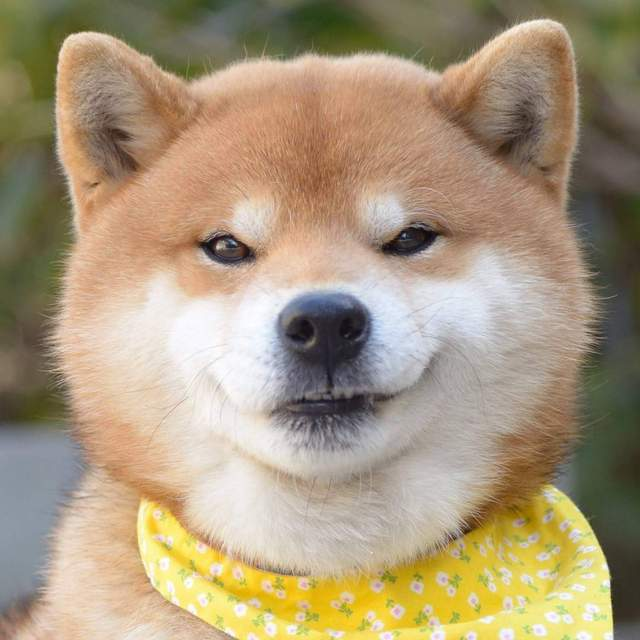
#> input picture 20171108/HW7/qZqZo6SVk6ecq6Q.jpg, 640 x 640 px
$ python 20171108.py
#> lines starting #> are read from the running program, lines starting #| are printed output that depends on the picture
#!/usr/bin/env python3
# -*- coding: utf-8 -*-
"""
Created on Wed Nov  8 18:35:22 2017

@author: Rong
"""


from PIL import Image
from scipy import signal
import numpy as np


def conv2(I,M): #做filtering
    IH,IW = I.shape
    MH,MW = M.shape
    out = np.zeros((IH-MH+1,IW-MW+1)) #新的長跟寬（矩陣）
    for h in range(IH-MH+1): #用兩個for迴圈跑大張原圖
        for w in range(IW-MW+1):
            for y in range(MH): #用y跟x去跑mask
                for x in range(MW): #h,w目前座標 M:權重
                    out[h,w] = out[h,w] + I[h+y,w+x]*M[y,x]
    return out


I = Image.open('qZqZo6SVk6ecq6Q.jpg')
#> I is the input picture: PIL image 640x640 RGB; mean R, G, B 169, 151.9, 124.1
I.show()

data = np.asarray(I)
data2 = np.zeros((640,640,3)).astype('uint8')
#data2[:,:,1] = data[:,:,1]
#data2 = 255 - data

#------------------作業-----------------

#---------------第二題------------------motion filter

M = np.ones((1,20))/20
R = data[:,:,0]
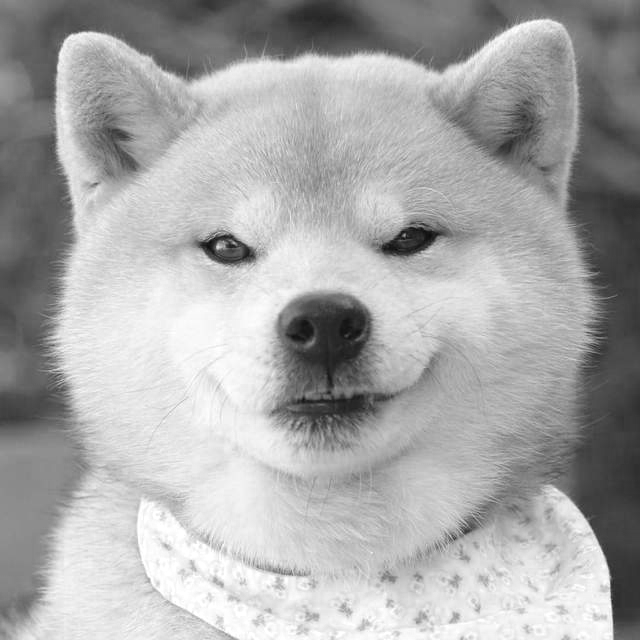
#> R: shape (640, 640); min 10, max 255, mean 169
R2 = signal.convolve2d(R,M,boundary='symm',mode='same')
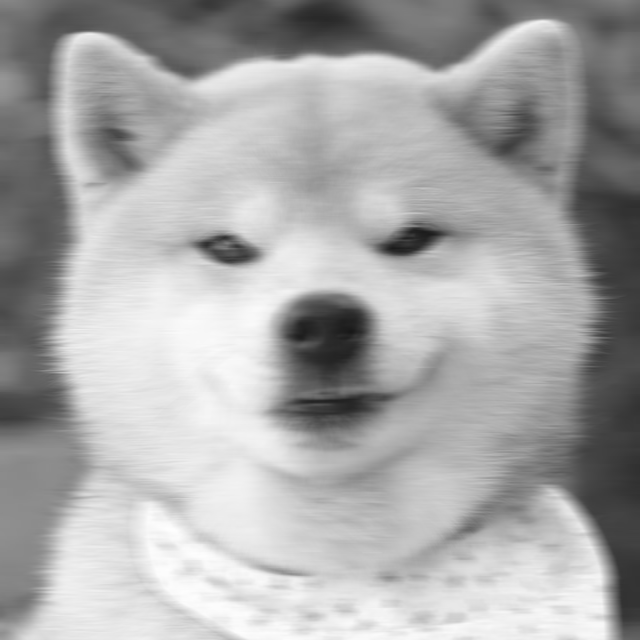
#> R2: shape (640, 640) float64; min 24.1, max 254.4, mean 169

G = data[:,:,1]
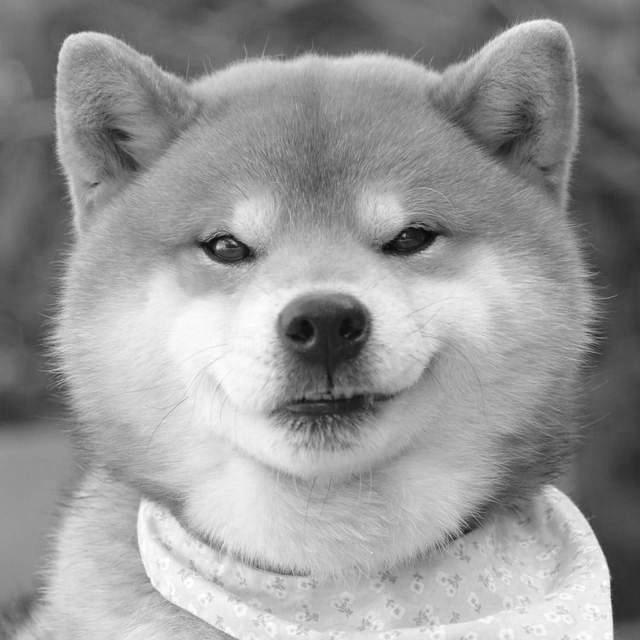
#> G: shape (640, 640); min 0, max 255, mean 151.9
G2 = signal.convolve2d(G,M,boundary='symm',mode='same')
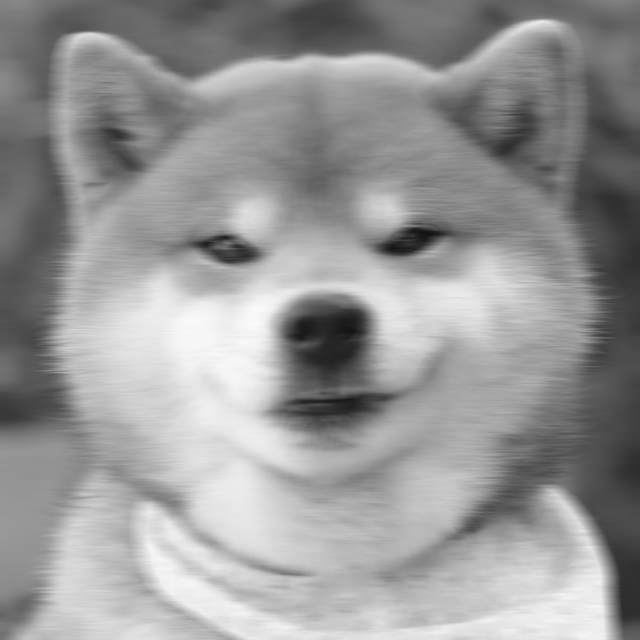
#> G2: shape (640, 640) float64; min 18.9, max 250.9, mean 151.9

B = data[:,:,2]
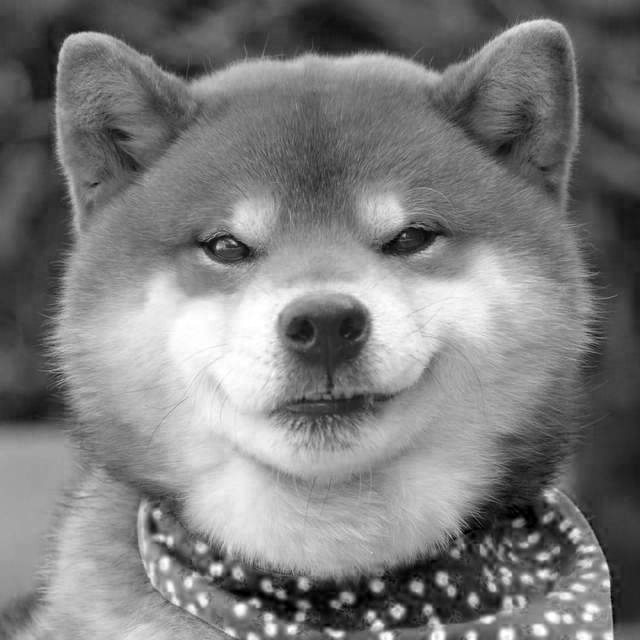
#> B: shape (640, 640); min 0, max 255, mean 124.1
B2 = signal.convolve2d(B,M,boundary='symm',mode='same')
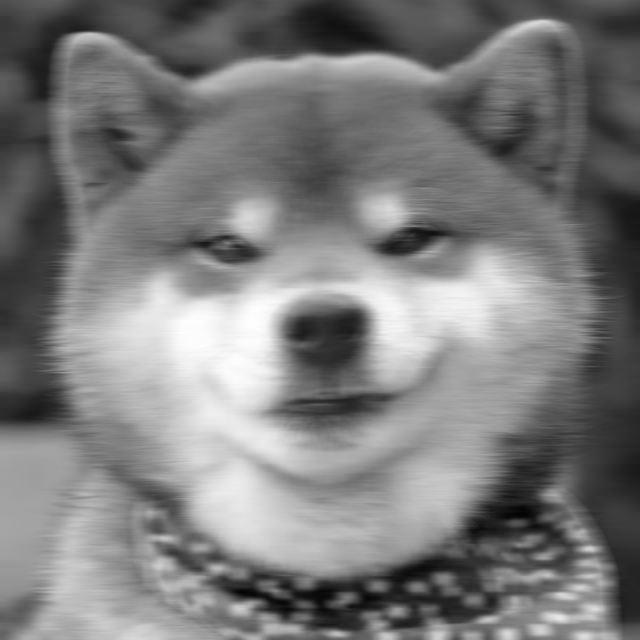
#> B2: shape (640, 640) float64; min 3.55, max 254.9, mean 124.1
data2 = data.copy()
data2[:,:,0] = R2.astype('uint8')
data2[:,:,1] = G2.astype('uint8')
data2[:,:,2] = B2.astype('uint8')
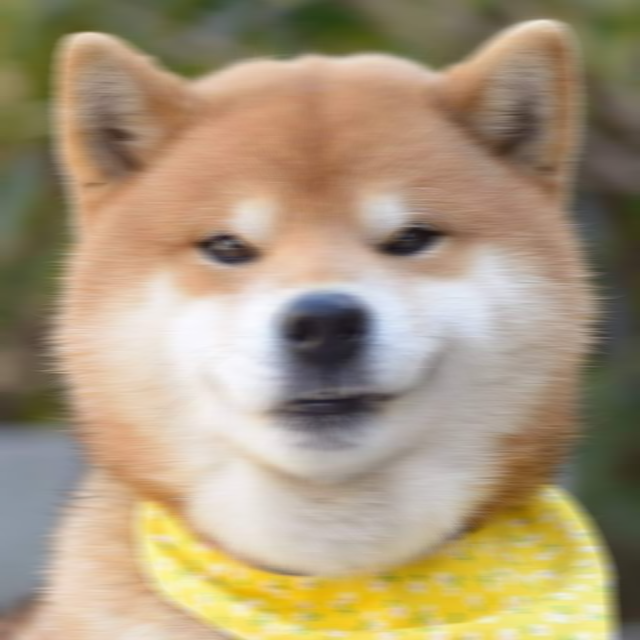
#> data2: shape (640, 640, 3); mean R, G, B 168.5, 151.4, 123.6
I2 = Image.fromarray(data2,'RGB')
I2.show()


#---------------第一題------------------gaussian filter
"""
x, y = np.meshgrid(np.linspace(-1,1,10), np.linspace(-1,1,10))
d = np.sqrt(x*x+y*y)
sigma, mu = 1.0, 0.0
M = np.exp(-( (d-mu)**2 / ( 2.0 * sigma**2 ) ) )
sumM = sum(sum(M))
M = M / sumM

R = data[:,:,0]
R2 = signal.convolve2d(R,M,boundary='symm',mode='same')

G = data[:,:,1]
G2 = signal.convolve2d(G,M,boundary='symm',mode='same')

B = data[:,:,2]
B2 = signal.convolve2d(B,M,boundary='symm',mode='same')
data2 = data.copy()
data2[:,:,0] = R2.astype('uint8')
data2[:,:,1] = G2.astype('uint8')
data2[:,:,2] = B2.astype('uint8')

I2 = Image.fromarray(data2,'RGB')
I2.show()
"""

#---------------第三題------------------sharpening filter
#銳化 小的標準差 - 大的標準差 窄的normal 減掉 寬的normal
"""
x, y = np.meshgrid(np.linspace(-1,1,3), np.linspace(-1,1,3))
d = np.sqrt(x*x+y*y)
sigma, mu = 0.99, 0.0
M1 = np.exp(-( (d-mu)**2 / ( 2.0 * sigma**2 ) ) )
sumM1 = sum(sum(M1))
M1 = M1 / sumM1

x, y = np.meshgrid(np.linspace(-1,1,3), np.linspace(-1,1,3))
d = np.sqrt(x*x+y*y)
sigma, mu = 0.6, 0.0
M2 = np.exp(-( (d-mu)**2 / ( 2.0 * sigma**2 ) ) )
sumM2 = sum(sum(M2))
M2 = M2 / sumM2
M = M2 - M1


#M = np.array([[-1,-1,-1],[-1,16,-1],[-1,-1,-1]]) / 8
M = np.array([[0,0,0],[0,2,0],[0,0,0]]) - np.array([[1,1,1],[1,1,1],[1,1,1]]) / 9
R = data[:,:,0]
R2 = signal.convolve2d(R,M,boundary='symm',mode='same')

G = data[:,:,1]
G2 = signal.convolve2d(G,M,boundary='symm',mode='same')

B = data[:,:,2]
B2 = signal.convolve2d(B,M,boundary='symm',mode='same')
data2 = data.copy()
data2[:,:,0] = R2.astype('uint8')
data2[:,:,1] = G2.astype('uint8')
data2[:,:,2] = B2.astype('uint8')


I2 = Image.fromarray(data2,'RGB')
I2.show()
"""
#只留邊界下來，長得像素描的圖
#先把原本的圖變成灰階，把RGB三個值相加起來，值最大的前20%標黑色 剩下標白色
#-------------------第四題------------------畫出edge圖


"""
I = I.convert("L")
data = np.asarray(I)
data3 = np.zeros((640,640,3)).astype('uint8')
data4 = np.zeros((640,640,3)).astype('uint8')

#套用sobel_x 和 sobel_y
sobel_x = np.array([[-1,0,1],[-2,0,2],[-1,0,1]])
sobel_y = np.array([[-1,-2,-1],[0,0,0],[1,2,1]])


R = data
R3 = signal.convolve2d(R,sobel_x,boundary='symm',mode='same')


R = data
R4 = signal.convolve2d(R,sobel_y,boundary='symm',mode='same')

R = R3 ** 2 + R4 ** 2

r = R.flatten()
idxr = np.argsort(-r) #descending with index

for i in range(81920):  #取前20％
    x = idxr[i] // 640
    y = idxr[i] % 640
    R[x][y] = 0

for j in range(81920,409600): #剩下的80％
    a = idxr[j] // 640
    b = idxr[j] % 640
    R[a][b] = 255

data4 = R.astype('uint8')

I4 = Image.fromarray(data4)
I4.show()
"""
